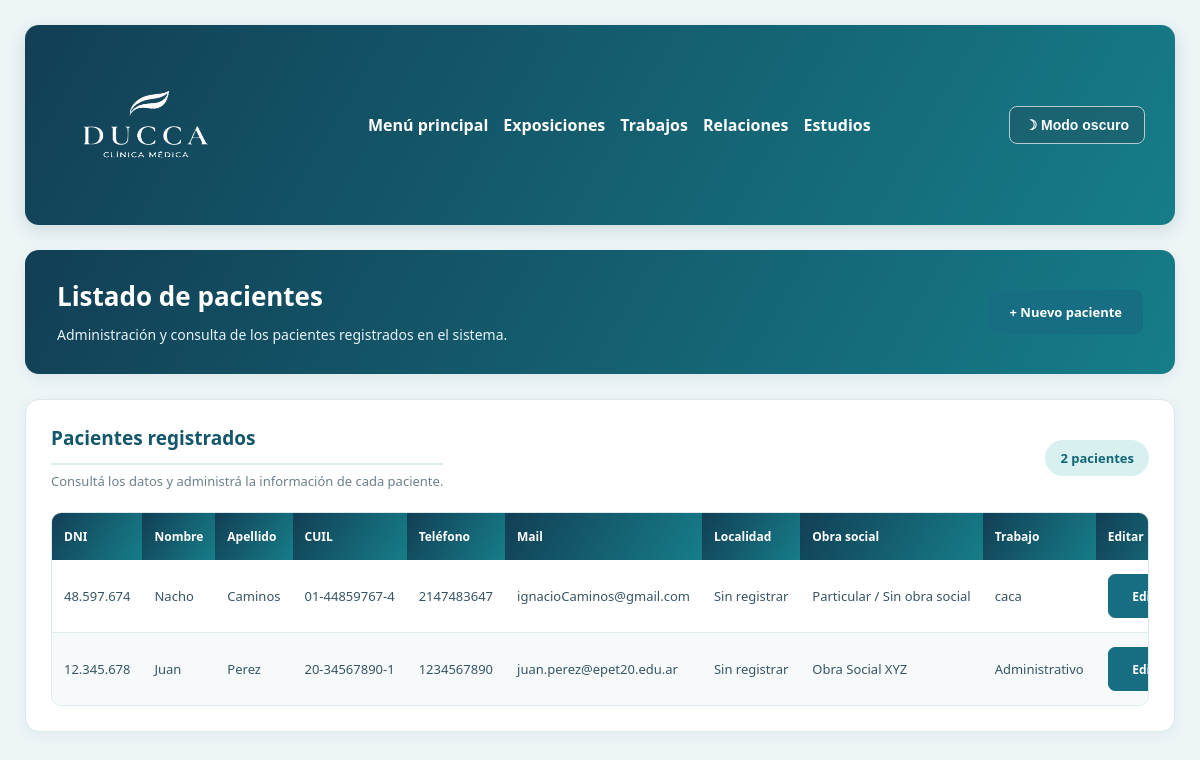
The page /Pacientes/listar.php on the database its author committed.
### tables this page shows
CREATE TABLE `paciente` (
  `dni_p` int(11) NOT NULL,
  `nombre_p` varchar(30) NOT NULL,
  `apellido` varchar(30) NOT NULL,
  `cuil` varchar(11) DEFAULT NULL,
  `telefono` varchar(20) NOT NULL,
  `mail` varchar(100) NOT NULL,
  `id_obra_social` int(11) DEFAULT NULL,
  `id_trabajo` int(11) DEFAULT NULL
);

CREATE TABLE `trabajo` (
  `id_trabajo` int(11) NOT NULL,
  `nombre_t` varchar(50) NOT NULL
);

### Pacientes/listar.php (the view, shortened to what this page needs)
<?php
require_once __DIR__ . "/conexion.php";
$sql = "SELECT
            p.dni_p,
            p.nombre_p,
            p.apellido,
            p.cuil,
            p.telefono,
            p.mail,
            p.domicilio_localidad,
            COALESCE(
                os.nombre_os,
                'Particular / Sin obra social'
            ) AS obra_social,
            t.nombre_t AS trabajo
        FROM paciente p
        LEFT JOIN obra_social os
            ON p.id_obra_social = os.id_obra_social
        LEFT JOIN trabajo t
            ON p.id_trabajo = t.id_trabajo
        ORDER BY p.apellido, p.nombre_p";
$resultado = mysqli_query($conexion, $sql);
$cantidad = mysqli_num_rows($resultado);
function escapar($valor) {
    return htmlspecialchars(
        (string)($valor ?? ""),
        ENT_QUOTES,
        "UTF-8"
    );
}
function formatoDNI($dni) {
    $dni = preg_replace(
        '/\D/',
        '',
        (string)$dni
    );
    return preg_replace(
        '/\B(?=(\d{3})+(?!\d))/',
        '.',
        $dni
    );
}
function formatoCUIL($cuil) {
    $cuil = preg_replace(
        '/\D/',
        '',
        (string)$cuil
    );
    return substr($cuil, 0, 2) . "-" .
           substr($cuil, 2, 8) . "-" .
           substr($cuil, 10, 1);
}
function formatoNumeroArgentino($numero) {
    $numero = preg_replace(
        '/\D/',
        '',
        (string)$numero
    );
    return $numero;
}
function formatoTelefono($telefono) {
    $telefono = trim(
        (string)($telefono ?? "")
    );
    $numeros = preg_replace(
        '/\D/',
        '',
        $telefono
    );
    if (substr($telefono, 0, 1) !== "+") {
        if (strlen($numeros) === 10) {
            return formatoNumeroArgentino($numeros);
        }
        return $telefono;
    }
    return $telefono;
}
function mostrarLocalidad($localidad) {
    $localidad = trim(
        (string)($localidad ?? "")
    );
    return $localidad !== ""
        ? $localidad
        : "Sin registrar";
}
?>
<!DOCTYPE html>
<html lang="es">
<head>
    <link
        rel="stylesheet"
        href="../general/estilos.css"
    >
</head>
<body>
<header>
    <div class="logo">
        <img
            id="logo"
            src="../general/Logo minimalista DUCCA con hojas orgánicas.png"
            alt="Logo DUCA"
            height="150"
            width="175"
        >
    </div>
    <nav>
        <a href="../inicio sesion/index.php">
            Menú principal
        </a>
        <a href="../Exposiciones/listar.php">
            Exposiciones
        </a>
        <a href="../Trabajos/listar.php">
            Trabajos
        </a>
        <a href="../Relaciones/listar.php">
            Relaciones
        </a>
        <a href="../Estudios/index.php">
            Estudios
        </a>
    </nav>
    <button
        type="button"
        id="btn-tema"
    >
    </button>
</header>
<main class="gestion-contenido pagina-listado">
    <section class="bienvenida encabezado-listado">
        <div>
            <h1>Listado de pacientes</h1>
            <p>
                Administración y consulta de los pacientes registrados
                en el sistema.
            </p>
        </div>
        <a
            href="alta.php"
            class="btn-nuevo-paciente"
        >
            + Nuevo paciente
        </a>
    </section>
    <section class="tarjeta bloque-listado">
        <div class="titulo-listado">
            <div>
                <h2>Pacientes registrados</h2>
                <p>
                    Consultá los datos y administrá la información
                    de cada paciente.
                </p>
            </div>
            <span class="contador-pacientes">
                <?php echo $cantidad; ?>
                <?php
                    echo ($cantidad == 1)
                        ? "paciente"
                        : "pacientes";
                ?>
            </span>
        </div>
        <?php if ($cantidad == 0) { ?>
            <div class="mensaje-listado-vacio">
                <h3>No hay pacientes registrados</h3>
                <p>
                    Todavía no se cargaron pacientes
                    en el sistema.
                </p>
            </div>
        <?php } else { ?>
            <div class="tabla-contenedor">
                <table class="tabla-gestion tabla-pacientes">
                    <thead>
                        <tr>
                            <th>DNI</th>
                            <th>Nombre</th>
                            <th>Apellido</th>
                            <th>CUIL</th>
                            <th>Teléfono</th>
                            <th>Mail</th>
                            <th>Localidad</th>
                            <th>Obra social</th>
                            <th>Trabajo</th>
                            <th>Editar</th>
                        </tr>
                    </thead>
                    <tbody>
                    <?php while ($fila = mysqli_fetch_assoc($resultado)) { ?>
                        <tr>
                            <td>
                                <?php
                                    echo escapar(
                                        formatoDNI(
                                            $fila["dni_p"]
                                        )
                                    );
                                ?>
                            </td>
                            <td>
                                <?php
                                    echo escapar(
                                        $fila["nombre_p"]
                                    );
                                ?>
                            </td>
                            <td>
                                <?php
                                    echo escapar(
                                        $fila["apellido"]
                                    );
                                ?>
                            </td>
                            <td>
                                <?php
                                    echo escapar(
                                        formatoCUIL(
                                            $fila["cuil"]
                                        )
                                    );
                                ?>
                            </td>
                            <td>
                                <?php
                                    echo escapar(
                                        formatoTelefono(
                                            $fila["telefono"]
                                        )
                                    );
                                ?>
                            </td>
                            <td>
                                <?php
                                    echo escapar(
                                        $fila["mail"]
                                    );
                                ?>
                            </td>
                            <td>
                                <?php
                                    echo escapar(
                                        mostrarLocalidad(
                                            $fila["domicilio_localidad"]
                                        )
                                    );
                                ?>
                            </td>
                            <td>
                                <?php
                                    echo escapar(
                                        $fila["obra_social"]
                                    );
                                ?>
                            </td>
                            <td>
                                <?php
                                    echo escapar(
                                        $fila["trabajo"] ?? "Sin asignar"
                                    );
                                ?>
                            </td>
                            <td>
                                <a
                                    class="accion-tabla accion-editar"
                                    href="editar.php?dni_p=<?php
                                        echo urlencode(
                                            $fila["dni_p"]
                                        );
                                    ?>"
                                >
                                    Editar
                                </a>
                            </td>
                        </tr>
                    <?php } ?>
                    </tbody>
                </table>
            </div>
        <?php } ?>
    </section>
</main>
</body>
</html>

### rows shown on the page
paciente: dni_p "48.597.674", nombre_p "Nacho", apellido "Caminos", cuil "01-44859767-4", telefono "2147483647", mail "ignacioCaminos@gmail.com", domicilio_localidad "Sin registrar", obra_social "Particular / Sin obra social", id_trabajo.nombre_t "caca"
paciente: dni_p "12.345.678", nombre_p "Juan", apellido "Perez", cuil "20-34567890-1", telefono "1234567890", mail "juan.perez@epet20.edu.ar", domicilio_localidad "Sin registrar", obra_social "Obra Social XYZ", id_trabajo.nombre_t "Administrativo"

### other values the page prints
$cantidad "2"
